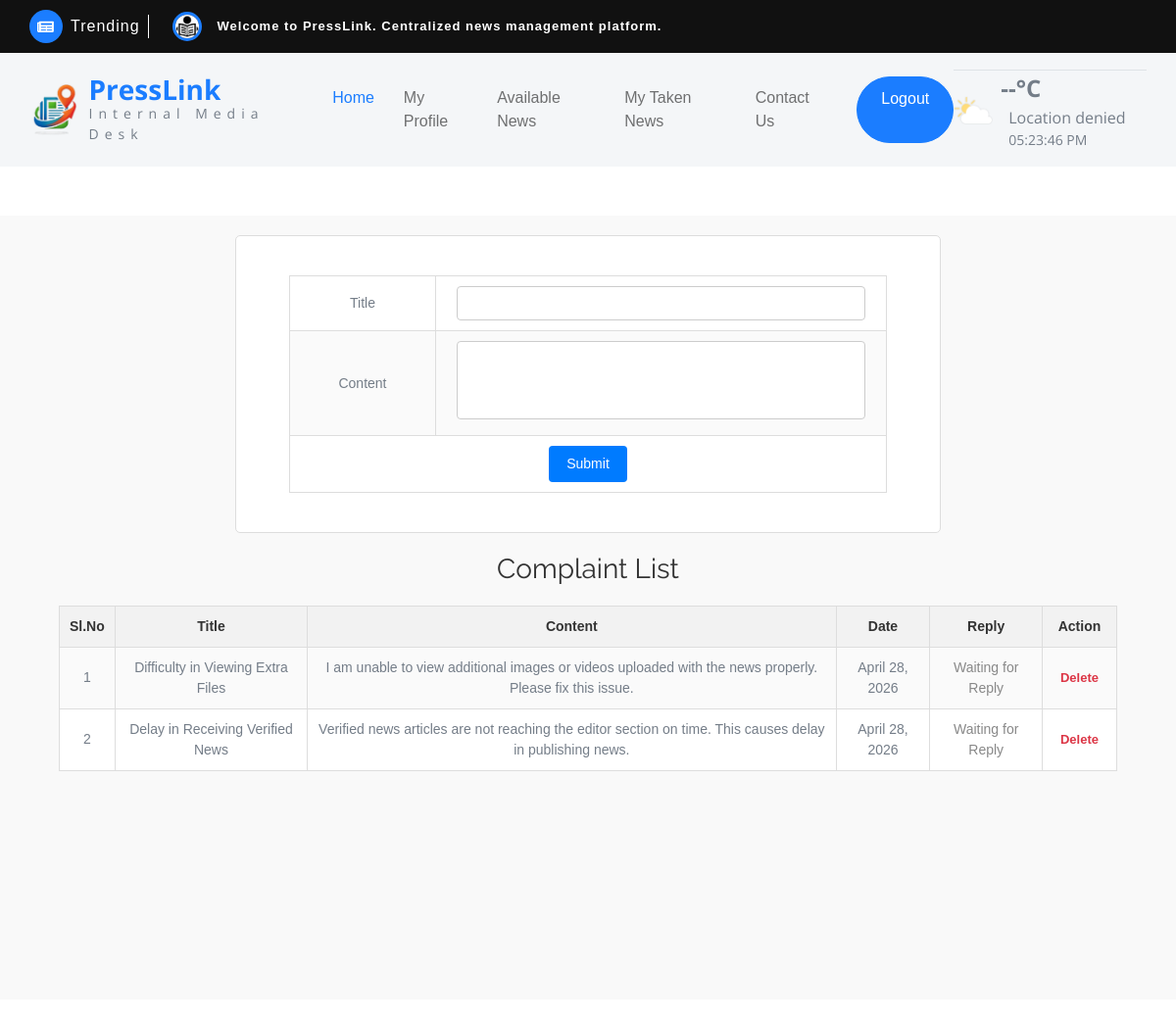
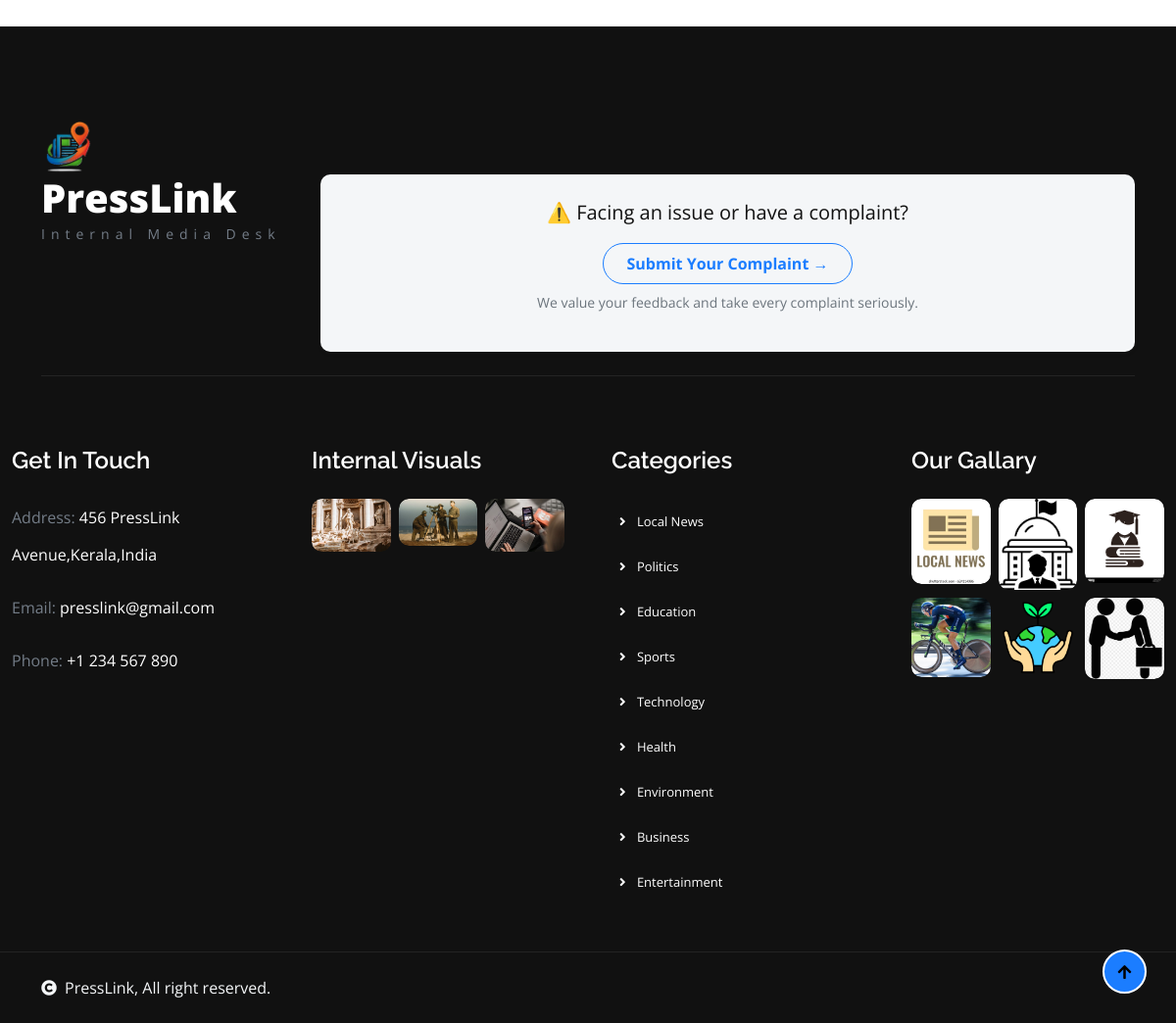
The app's page /Editor/Complaint/ (signed in) with its own data (2 pictures, top to bottom).
### User/models.py (models this page shows)
class tbl_complaint(models.Model):
    complaint_title=models.CharField(max_length=50)
    complaint_content=models.CharField(max_length=50)
    complaint_date=models.DateField(auto_now_add=True)
    complaint_reply=models.CharField(max_length=50,null=True)
    complaint_status=models.IntegerField(default=0)
    user_id=models.ForeignKey(tbl_user,on_delete=models.CASCADE,null=True)
    reporter_id=models.ForeignKey(tbl_reporter,on_delete=models.CASCADE,null=True)
    verifier_id=models.ForeignKey(tbl_verifier,on_delete=models.CASCADE,null=True)
    editor_id=models.ForeignKey(tbl_editor,on_delete=models.CASCADE,null=True)

### Editor/views.py (the view)
# urls.py: path('Complaint/',views.Complaint,name="Complaint"),
def Complaint(request):
    if "Eid" in request.session:
        editor = tbl_editor.objects.get(id=request.session["Eid"])
        complaintdata = tbl_complaint.objects.filter(editor_id=editor)
        if request.method == "POST":
            title = request.POST.get("txt_title")
            content = request.POST.get("txt_content")
            tbl_complaint.objects.create(
                complaint_title=title,
                complaint_content=content,
                editor_id=editor,
                complaint_date=datetime.now()
            )
            return render(request, "Editor/Complaint.html", {
                "msg": "Complaint Submitted",
                "complaintdata": complaintdata
            })
        else:
            return render(request, "Editor/Complaint.html", {"complaintdata": complaintdata})
    else:
        return redirect("Guest:Login")

### Editor/Templates/Editor/Complaint.html (shortened to what this page needs)
{% extends 'Editor/Header.html' %}
{% block content %}
<div class="page-wrapper">
    <form method="post" class="complaint-form">
        <table>
            <tr>
                <td>Title</td>
                <td><input type="text" required name="txt_title"></td>
            </tr>
            <tr>
                <td>Content</td>
                <td><textarea name="txt_content" required></textarea></td>
            </tr>
            <tr>
                <td colspan="2" align="center">
                    <input type="submit" value="Submit">
                </td>
            </tr>
        </table>
    </form>
    <h3>Complaint List</h3>
    <table>
        <tr>
            <th>Sl.No</th>
            <th>Title</th>
            <th>Content</th>
            <th>Date</th>
            <th>Reply</th>
            <th>Action</th>
        </tr>
        {% for i in complaintdata %}
        <tr>
            <td>{{ forloop.counter }}</td>
            <td>{{ i.complaint_title }}</td>
            <td>{{ i.complaint_content }}</td>
            <td>{{ i.complaint_date }}</td>
            <td>
                {% if i.complaint_reply %}
                    {{ i.complaint_reply }}
                {% else %}
                    <span style="color:#888;">Waiting for Reply</span>
                {% endif %}
            </td>
            <td>
                <a href="{% url 'Editor:delcomplaint' i.id %}">Delete</a>
            </td>
        </tr>
        {% empty %}
        <tr>
            <td colspan="6" align="center">No Complaints Found</td>
        </tr>
        {% endfor %}
    </table>
</div>
{% endblock %}

### Editor/Templates/Editor/Complaint.html (style rules this page uses)
.page-wrapper { min-height: 100vh; padding-top: 20px; font-family: Arial, sans-serif; background-color: #f9f9f9; }
h3 { color: #333; margin-top: 20px; margin-bottom: 15px; text-align: center; font-weight: normal; }
.complaint-form { width: 60%; margin: auto; background-color: #fff; padding: 20px; border-radius: 5px; border: 1px solid #ddd; }
input[type="text"], textarea { width: 95%; padding: 6px; border: 1px solid #ccc; border-radius: 4px; font-size: 14px; outline: none; }
textarea { height: 80px; resize: none; }
input[type="submit"] { background-color: #007bff; color: white; border: none; padding: 8px 18px; border-radius: 4px; cursor: pointer; font-size: 14px; }
table { width: 90%; margin: 20px auto; border-collapse: collapse; background-color: #fff; font-size: 14px; }
th, td { padding: 10px; border: 1px solid #ddd; text-align: center; }
th { background-color: #f2f2f2; font-weight: 600; color: #333; }
tr:nth-child(even) { background-color: #fafafa; }
a { text-decoration: none; color: #dc3545; font-weight: bold; padding: 4px 8px; border-radius: 4px; font-size: 13px; }

### records on screen
tbl_complaint: complaint_title "Difficulty in Viewing Extra Files", complaint_content "I am unable to view additional images or videos uploaded with the news properly. Please fix this issue.", complaint_date "April 28, 2026", shows "Waiting for Reply"
tbl_complaint: complaint_title "Delay in Receiving Verified News", complaint_content "Verified news articles are not reaching the editor section on time. This causes delay in publishing news.", complaint_date "April 28, 2026", shows "Waiting for Reply"
